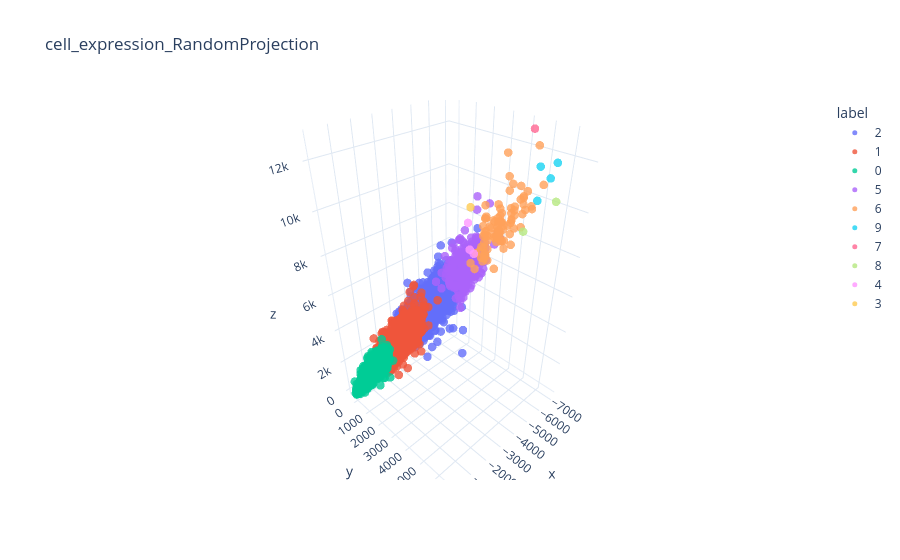

Write notebook code for a chart like this one.
### Code cell
plotter.plot_reduced_matrix(
    reduced_matrix_rp,
    dimensions=(0,1,2),
    color_by= assignments_hic["cluster"]                        
)

### Figure 1 — Plotly figure (JSON) as saved in the notebook; plotly's stock layout.template omitted (floating-point values rounded to 4 significant figures; data arrays with more than 128 entries replaced by an {"elided": "..."} marker saying what was removed)
{"data": [{"customdata": {"elided": "1727x5 mixed values"}, "hovertemplate": "label=2<br>x=%{x}<br>y=%{y}<br>z=%{z}<br>barcode=%{customdata[0]}<br>cell_line=%{customdata[1]}<br>time=%{customdata[2]}<br>cell_barcode=%{customdata[3]}<br>trajectory=%{customdata[4]}<extra></extra>", "legendgroup": "2", "marker": {"color": "#636efa", "opacity": 0.8, "size": 5, "symbol": "circle"}, "mode": "markers", "name": "2", "scene": "scene", "showlegend": true, "type": "scatter3d", "x": {"elided": "1727 float values"}, "y": {"elided": "1727 float values"}, "z": {"elided": "1727 float values"}}, {"customdata": {"elided": "3742x5 mixed values"}, "hovertemplate": "label=1<br>x=%{x}<br>y=%{y}<br>z=%{z}<br>barcode=%{customdata[0]}<br>cell_line=%{customdata[1]}<br>time=%{customdata[2]}<br>cell_barcode=%{customdata[3]}<br>trajectory=%{customdata[4]}<extra></extra>", "legendgroup": "1", "marker": {"color": "#EF553B", "opacity": 0.8, "size": 5, "symbol": "circle"}, "mode": "markers", "name": "1", "scene": "scene", "showlegend": true, "type": "scatter3d", "x": {"elided": "3742 float values"}, "y": {"elided": "3742 float values"}, "z": {"elided": "3742 float values"}}, {"customdata": {"elided": "1620x5 mixed values"}, "hovertemplate": "label=0<br>x=%{x}<br>y=%{y}<br>z=%{z}<br>barcode=%{customdata[0]}<br>cell_line=%{customdata[1]}<br>time=%{customdata[2]}<br>cell_barcode=%{customdata[3]}<br>trajectory=%{customdata[4]}<extra></extra>", "legendgroup": "0", "marker": {"color": "#00cc96", "opacity": 0.8, "size": 5, "symbol": "circle"}, "mode": "markers", "name": "0", "scene": "scene", "showlegend": true, "type": "scatter3d", "x": {"elided": "1620 float values"}, "y": {"elided": "1620 float values"}, "z": {"elided": "1620 float values"}}, {"customdata": {"elided": "213x5 mixed values"}, "hovertemplate": "label=5<br>x=%{x}<br>y=%{y}<br>z=%{z}<br>barcode=%{customdata[0]}<br>cell_line=%{customdata[1]}<br>time=%{customdata[2]}<br>cell_barcode=%{customdata[3]}<br>trajectory=%{customdata[4]}<extra></extra>", "legendgroup": "5", "marker": {"color": "#ab63fa", "opacity": 0.8, "size": 5, "symbol": "circle"}, "mode": "markers", "name": "5", "scene": "scene", "showlegend": true, "type": "scatter3d", "x": {"elided": "213 float values"}, "y": {"elided": "213 float values"}, "z": {"elided": "213 float values"}}, {"customdata": {"elided": "91x5 mixed values"}, "hovertemplate": "label=6<br>x=%{x}<br>y=%{y}<br>z=%{z}<br>barcode=%{customdata[0]}<br>cell_line=%{customdata[1]}<br>time=%{customdata[2]}<br>cell_barcode=%{customdata[3]}<br>trajectory=%{customdata[4]}<extra></extra>", "legendgroup": "6", "marker": {"color": "#FFA15A", "opacity": 0.8, "size": 5, "symbol": "circle"}, "mode": "markers", "name": "6", "scene": "scene", "showlegend": true, "type": "scatter3d", "x": [-4576.0, -4791.0, -4046.0, -5090.0, -4077.0, -4898.0, -5507.0, -3960.0, -5028.0, -4867.0, -4799.0, -4783.0, -4626.0, -4381.0, -4477.0, -4882.0, -4122.0, -5072.0, -5078.0, -4339.0, -5857.0, -4180.0, -5476.0, -5038.0, -4345.0, -6344.0, -5016.0, -4311.0, -4310.0, -4572.0, -4817.0, -3959.0, -4287.0, -5113.0, -4297.0, -4715.0, -4897.0, -3749.0, -4307.0, -4189.0, -4323.0, -4601.0, -3927.0, -5791.0, -3527.0, -3754.0, -4433.0, -5169.0, -4223.0, -4831.0, -4657.0, -4384.0, -5224.0, -4531.0, -4579.0, -4405.0, -5602.0, -5135.0, -4432.0, -3765.0, -3603.0, -4754.0, -4149.0, -4522.0, -4376.0, -3570.0, -4658.0, -4003.0, -4085.0, -5085.0, -4407.0, -4651.0, -3433.0, -4220.0, -4148.0, -5420.0, -4609.0, -4341.0, -4541.0, -4227.0, -4302.0, -5923.0, -4467.0, -4093.0, -4044.0, -4861.0, -4191.0, -3825.0, -3995.0, -3742.0, -4283.0], "y": [4936.0, 5106.0, 5023.0, 4859.0, 5418.0, 5894.0, 4960.0, 4712.0, 5425.0, 3810.0, 4670.0, 4608.0, 4762.0, 4350.0, 4739.0, 4402.0, 5114.0, 5523.0, 5415.0, 4341.0, 5678.0, 5107.0, 4953.0, 5577.0, 5036.0, 4983.0, 4306.0, 4950.0, 4875.0, 4830.0, 4334.0, 4616.0, 4606.0, 4710.0, 5237.0, 5029.0, 4576.0, 4606.0, 4978.0, 5567.0, 4314.0, 4668.0, 4544.0, 4136.0, 4801.0, 5277.0, 5408.0, 4486.0, 5565.0, 5978.0, 3965.0, 4283.0, 4920.0, 5777.0, 4624.0, 4642.0, 5025.0, 5370.0, 4800.0, 4501.0, 5048.0, 4605.0, 5191.0, 4490.0, 5550.0, 4233.0, 5358.0, 4452.0, 5064.0, 4893.0, 4185.0, 5385.0, 4574.0, 4249.0, 4398.0, 4618.0, 5339.0, 4710.0, 4104.0, 4370.0, 4956.0, 3878.0, 4366.0, 4421.0, 5339.0, 3824.0, 4542.0, 5388.0, 4120.0, 4773.0, 4257.0], "z": [9533.0, 10200.0, 9387.0, 10220.0, 9097.0, 10700.0, 10480.0, 9206.0, 10840.0, 8761.0, 9692.0, 9927.0, 9767.0, 9108.0, 8951.0, 10300.0, 9552.0, 10380.0, 10560.0, 8214.0, 11170.0, 9440.0, 11030.0, 11140.0, 9152.0, 12360.0, 9637.0, 9973.0, 9695.0, 9788.0, 8871.0, 8610.0, 9585.0, 10880.0, 9274.0, 9683.0, 9987.0, 8979.0, 9610.0, 9726.0, 9326.0, 9706.0, 8217.0, 11100.0, 8672.0, 8277.0, 10170.0, 9313.0, 10270.0, 10650.0, 9629.0, 9074.0, 10110.0, 9954.0, 9137.0, 9289.0, 10600.0, 10140.0, 9495.0, 8733.0, 8623.0, 10230.0, 9322.0, 9777.0, 10750.0, 8159.0, 10240.0, 9286.0, 9443.0, 9618.0, 9209.0, 9716.0, 8098.0, 9560.0, 8922.0, 11030.0, 9014.0, 9866.0, 9797.0, 8252.0, 9579.0, 11930.0, 9482.0, 8723.0, 9398.0, 9509.0, 8662.0, 9870.0, 8389.0, 8526.0, 10410.0]}, {"customdata": [["A549.10h.CGTTCAAGATTAAG", "A549", "10h", "CGTTCAAGATTAAG", 661], ["A549.10h.GGATCGGCTTACTA", "A549", "10h", "GGATCGGCTTACTA", 676], ["A549.10h.ATAGTCCGCCGGTC", "A549", "10h", "ATAGTCCGCCGGTC", 332], ["A549.10h.CACCACGCAACTCC", "A549", "10h", "CACCACGCAACTCC", 614]], "hovertemplate": "label=9<br>x=%{x}<br>y=%{y}<br>z=%{z}<br>barcode=%{customdata[0]}<br>cell_line=%{customdata[1]}<br>time=%{customdata[2]}<br>cell_barcode=%{customdata[3]}<br>trajectory=%{customdata[4]}<extra></extra>", "legendgroup": "9", "marker": {"color": "#19d3f3", "opacity": 0.8, "size": 5, "symbol": "circle"}, "mode": "markers", "name": "9", "scene": "scene", "showlegend": true, "type": "scatter3d", "x": [-4869.0, -5174.0, -5689.0, -5716.0], "y": [6133.0, 6363.0, 5567.0, 6227.0], "z": [11000.0, 11800.0, 11880.0, 12180.0]}, {"customdata": [["A549.2h.CTGGCAGCGCATCC", "A549", "2h", "CTGGCAGCGCATCC", null]], "hovertemplate": "label=7<br>x=%{x}<br>y=%{y}<br>z=%{z}<br>barcode=%{customdata[0]}<br>cell_line=%{customdata[1]}<br>time=%{customdata[2]}<br>cell_barcode=%{customdata[3]}<br>trajectory=%{customdata[4]}<extra></extra>", "legendgroup": "7", "marker": {"color": "#FF6692", "opacity": 0.8, "size": 5, "symbol": "circle"}, "mode": "markers", "name": "7", "scene": "scene", "showlegend": true, "type": "scatter3d", "x": [-7010.0], "y": [4234.0], "z": [12680.0]}, {"customdata": [["A549.6h.GCGATATGGCCGCG", "A549", "6h", "GCGATATGGCCGCG", null], ["A549.4h.AAGGGGCTGCCTTA", "A549", "4h", "AAGGGGCTGCCTTA", 173]], "hovertemplate": "label=8<br>x=%{x}<br>y=%{y}<br>z=%{z}<br>barcode=%{customdata[0]}<br>cell_line=%{customdata[1]}<br>time=%{customdata[2]}<br>cell_barcode=%{customdata[3]}<br>trajectory=%{customdata[4]}<extra></extra>", "legendgroup": "8", "marker": {"color": "#B6E880", "opacity": 0.8, "size": 5, "symbol": "circle"}, "mode": "markers", "name": "8", "scene": "scene", "showlegend": true, "type": "scatter3d", "x": [-4862.0, -5141.0], "y": [5671.0, 6726.0], "z": [9611.0, 11060.0]}, {"customdata": [["A549.8h.AAAGTTCTACGCCA", "A549", "8h", "AAAGTTCTACGCCA", 18], ["A549.10h.AGGCATATGCCATC", "A549", "10h", "AGGCATATGCCATC", 428], ["A549.8h.CATCTTCTACGCCA", "A549", "8h", "CATCTTCTACGCCA", null]], "hovertemplate": "label=4<br>x=%{x}<br>y=%{y}<br>z=%{z}<br>barcode=%{customdata[0]}<br>cell_line=%{customdata[1]}<br>time=%{customdata[2]}<br>cell_barcode=%{customdata[3]}<br>trajectory=%{customdata[4]}<extra></extra>", "legendgroup": "4", "marker": {"color": "#FF97FF", "opacity": 0.8, "size": 5, "symbol": "circle"}, "mode": "markers", "name": "4", "scene": "scene", "showlegend": true, "type": "scatter3d", "x": [-4506.0, -3562.0, -3972.0], "y": [3185.0, 4397.0, 3806.0], "z": [9208.0, 8657.0, 8426.0]}, {"customdata": [["A549.6h.AGCCTGATAATAGC", "A549", "6h", "AGCCTGATAATAGC", null]], "hovertemplate": "label=3<br>x=%{x}<br>y=%{y}<br>z=%{z}<br>barcode=%{customdata[0]}<br>cell_line=%{customdata[1]}<br>time=%{customdata[2]}<br>cell_barcode=%{customdata[3]}<br>trajectory=%{customdata[4]}<extra></extra>", "legendgroup": "3", "marker": {"color": "#FECB52", "opacity": 0.8, "size": 5, "symbol": "circle"}, "mode": "markers", "name": "3", "scene": "scene", "showlegend": true, "type": "scatter3d", "x": [-4785.0], "y": [3046.0], "z": [9762.0]}], "layout": {"legend": {"title": {"text": "label"}, "tracegroupgap": 0}, "scene": {"domain": {"x": [0, 1], "y": [0, 1]}, "xaxis": {"title": {"text": "x"}}, "yaxis": {"title": {"text": "y"}}, "zaxis": {"title": {"text": "z"}}}, "title": {"text": "cell_expression_RandomProjection"}}}
